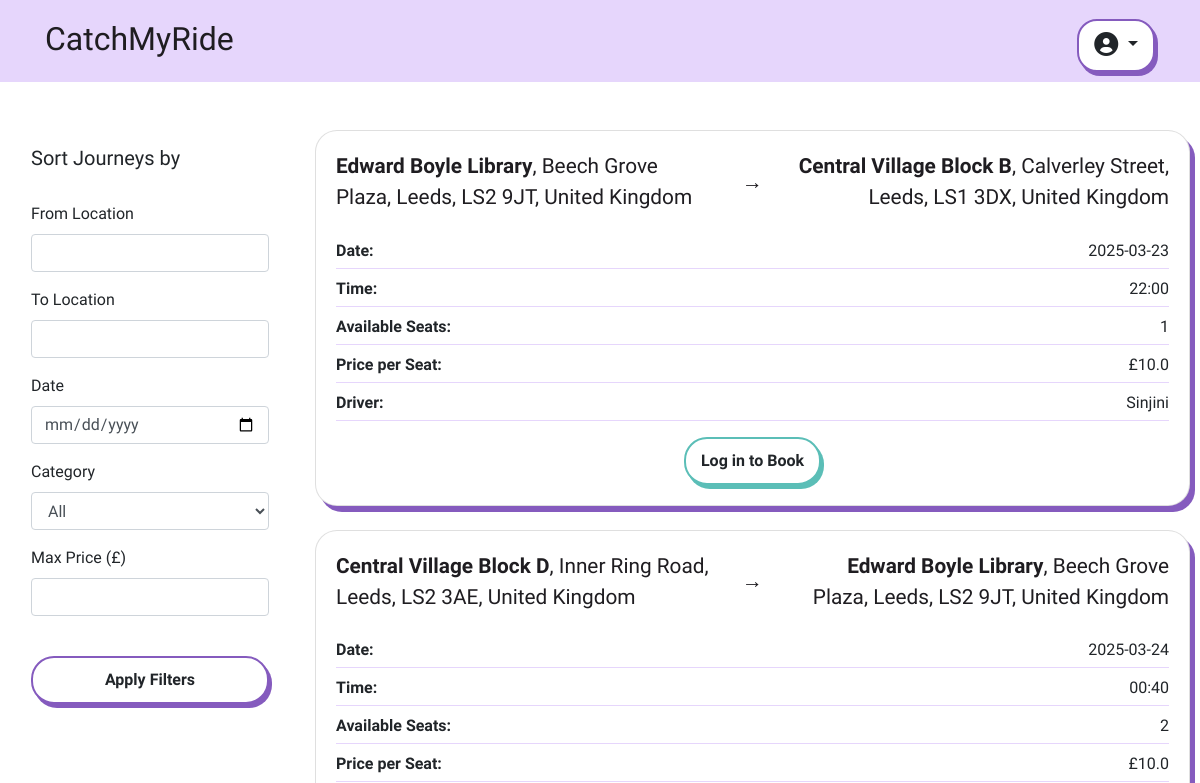
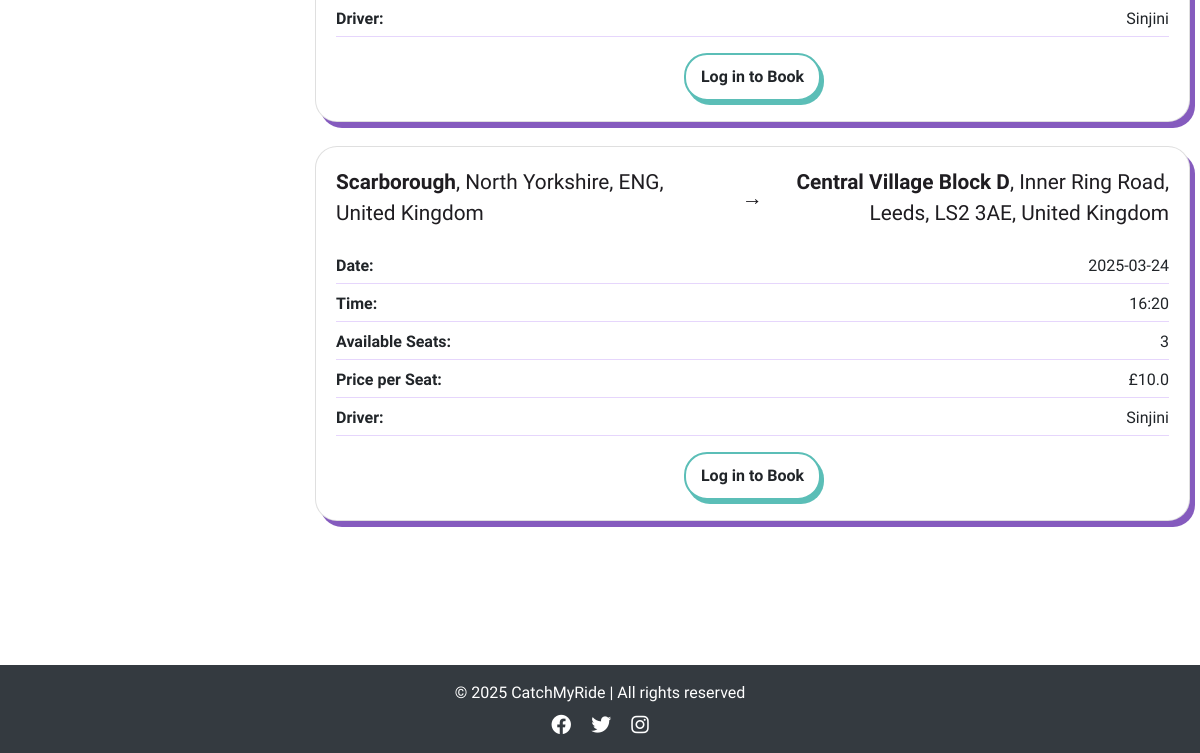
/view_journeys, run on an earlier commit of the app's database (2 pictures, top to bottom).
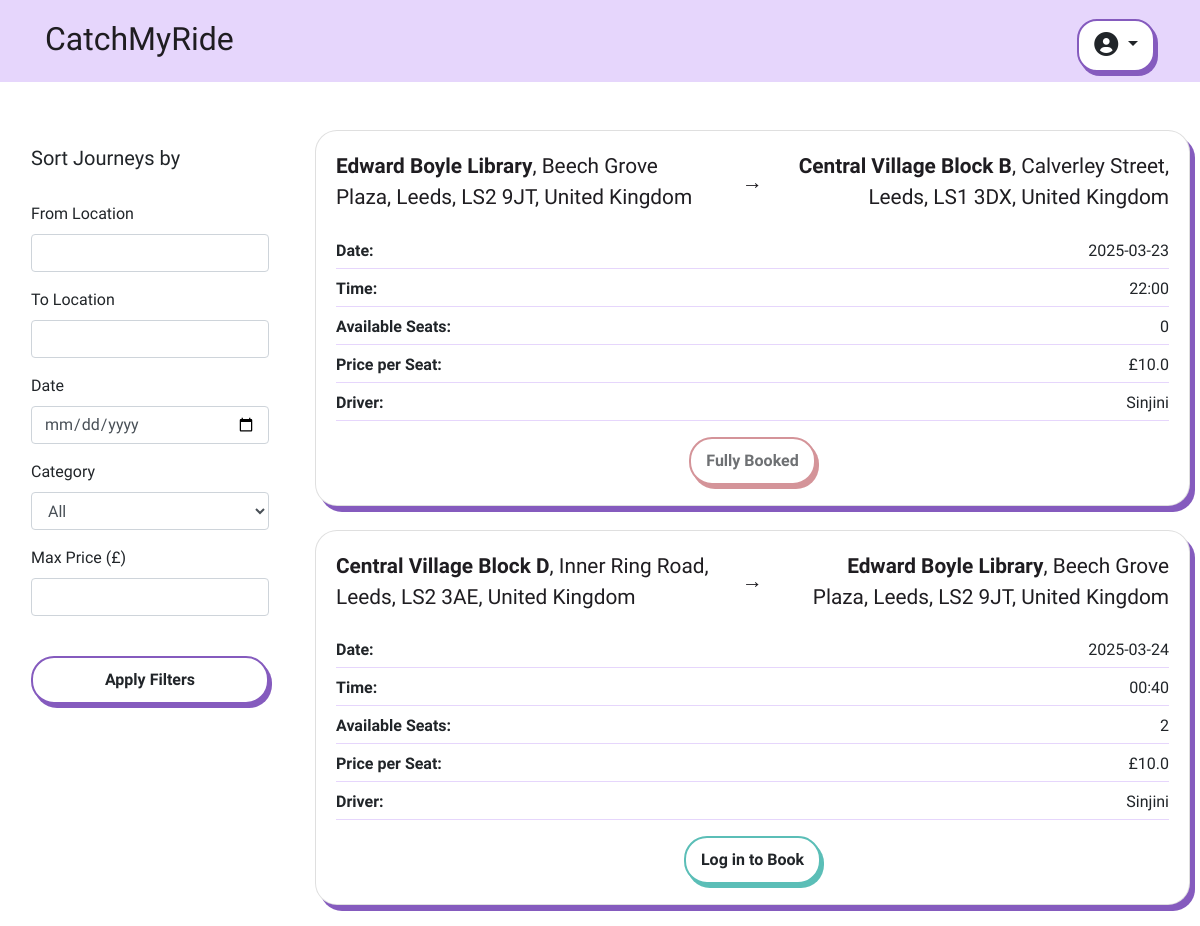
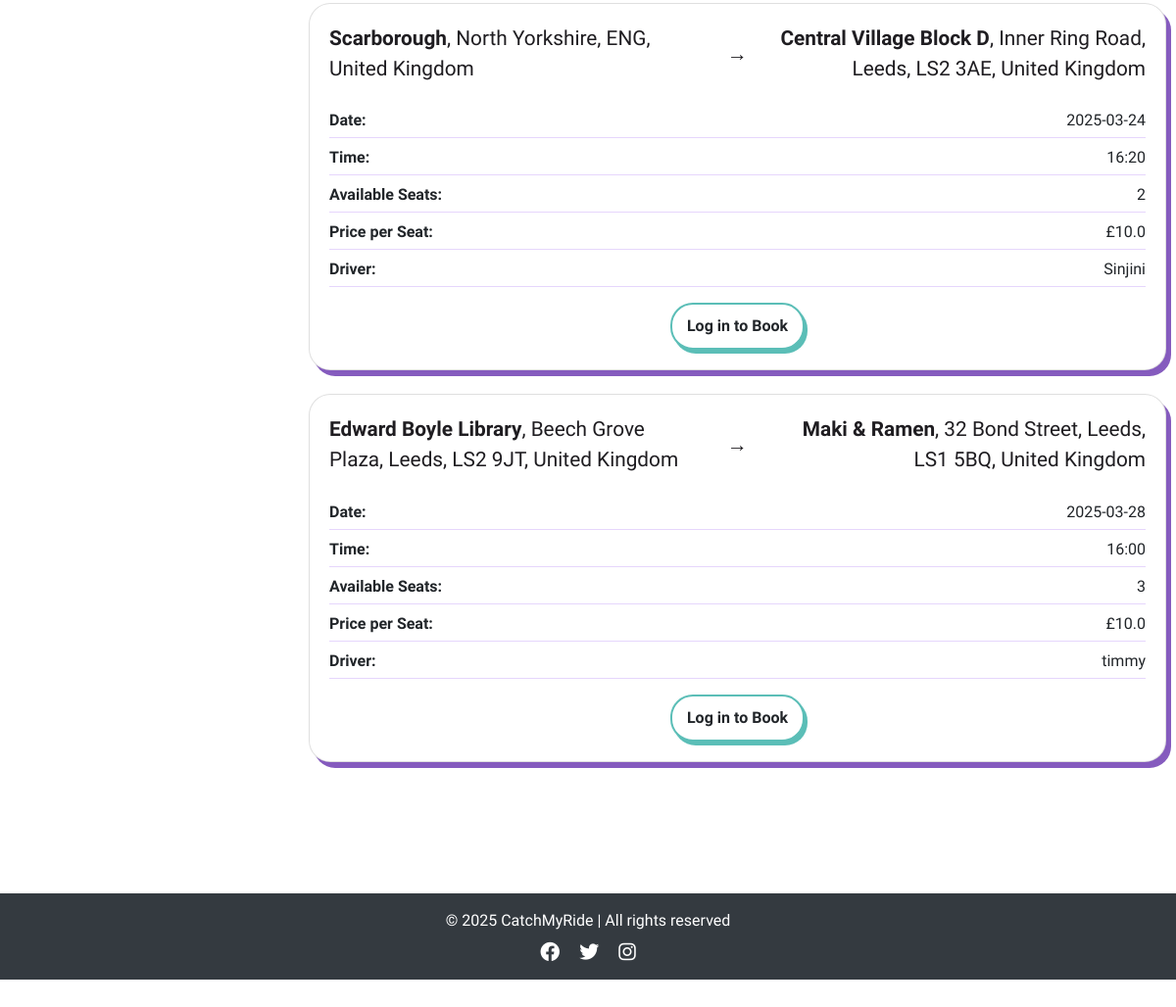
And on a later commit of the database (2 pictures, top to bottom).
### app/models.py (models this page shows, shortened)
class publish_ride(db.Model):
    id = db.Column(db.Integer, primary_key=True)
    driver_id = db.Column(db.Integer, db.ForeignKey('user.id'), nullable=False)
    driver_name = db.Column(db.String(100), nullable=False)  # Added Driver Name
    from_location = db.Column(db.String(200), nullable=False)
    to_location = db.Column(db.String(200), nullable=False)
    date_time = db.Column(db.DateTime, nullable=True)  # Now optional
    available_seats_per_date = db.Column(db.JSON, nullable=True)
    price_per_seat = db.Column(db.Float, nullable=False)
    category = db.Column(db.String(50), nullable=False)
    recurrence_dates = db.Column(db.String(255), nullable=True)
    commute_times = db.Column(db.String(255), nullable=True)  # Stores commute time slots
    is_available = db.Column(db.Boolean, default=True)

### app/views.py (the view)
@app.route('/view_journeys')
def view_journeys():
    db.session.commit()
    db.session.expire_all()
    journeys = publish_ride.query.all()
    booked_journey_ids = set()
    if current_user.is_authenticated:
        booked_journey_ids = {booking.ride_id for booking in book_ride.query.filter_by(user_id=current_user.id).all()}
    for journey in journeys:
        try:
            journey.seat_tracking = json.loads(journey.available_seats_per_date) if journey.available_seats_per_date else {}
        except (json.JSONDecodeError, TypeError):
            journey.seat_tracking = {}  # Prevent errors if data is invalid
        journey.user_has_booked = journey.id in booked_journey_ids
    return render_template('view_journeys.html', journeys=journeys, user=current_user)

### app/views.py (called while the page is built)
@app.before_request
def check_redirect_after_login():
    if 'redirect_after_login' in session and current_user.is_authenticated:
        redirect_path = session.pop('redirect_after_login')
        return redirect(redirect_path)

@app.context_processor
def inject_user():
    return dict(user=current_user)

### app/templates/view_journeys.html (shortened to what this page needs)
{% extends "base.html" %}
{% block content %}
<div class="container-fluid my-5">
    <div class="row">
        <div class="col-md-3">
            <div class="filter-sidebar p-3">
                <h5>Sort Journeys by</h5>
                <br>
                <form id="journeyFilters">
                    <div class="mb-3">
                        <label for="filterFrom" class="form-label">From Location</label>
                        <input type="text" class="form-control" id="filterFrom">
                    </div>
                    <div class="mb-3">
                        <label for="filterTo" class="form-label">To Location</label>
                        <input type="text" class="form-control" id="filterTo">
                    </div>
                    <div class="mb-3">
                        <label for="filterDate" class="form-label">Date</label>
                        <input type="date" class="form-control" id="filterDate">
                    </div>
                    <div class="mb-3">
                        <label for="filterCategory" class="form-label">Category</label>
                        <select class="form-control" id="filterCategory">
                            <option value="">All</option>
                        </select>
                    </div>
                    <div class="mb-3">
                        <label for="filterPrice" class="form-label">Max Price (£)</label>
                        <input type="number" class="form-control" id="filterPrice">
                    </div>
                    <br>
                    <button type="button" id="applyFilters" class="btn btn-base btn-one w-100">Apply Filters</button>
                </form>
            </div>
        </div>
        <div class="col-md-9 card-list-container">
            {% if journeys %}
                <div class="row">
                    {% for journey in journeys %}
                        <div class="col-12 mb-4">
                            <div class="card">
                                <div class="card-body">
                                    <div class="journey-title-container">
                                        <div class="from">
                                            <strong>{{ journey.from_location.split(',')[0] }}</strong>{{ journey.from_location.replace(journey.from_location.split(',')[0], '') }}
                                        </div>
                                        <div class="arrow">→</div>
                                        <div class="to">
                                            <strong>{{ journey.to_location.split(',')[0] }}</strong>{{ journey.to_location.replace(journey.to_location.split(',')[0], '') }}
                                        </div>
                                    </div>
                                    <div class="journey-details">
                                        {% if journey.category == "one-time" %}
                                            <div class="detail-item">
                                                <span class="detail-heading">Date:</span>
                                                <span>{{ journey.date_time.strftime('%Y-%m-%d') }}</span>
                                            </div>
                                            <div class="detail-item">
                                                <span class="detail-heading">Time:</span>
                                                <span>{{ journey.date_time.strftime('%H:%M') }}</span>
                                            </div>
                                        {% endif %}
                                        <div class="detail-item">
                                            <span class="detail-heading">Available Seats:</span>
                                            <span>{{ journey.seat_tracking.values() | max if journey.seat_tracking else 0 }}</span>
                                        </div>
                                        <div class="detail-item">
                                            <span class="detail-heading">Price per Seat:</span>
                                            <span>£{{ journey.price_per_seat }}</span>
                                        </div>
                                        <div class="detail-item">
                                            <span class="detail-heading">Driver:</span>
                                            <span>{{ journey.driver_name }}</span>
                                        </div>
                                    </div>
                                    <div class="text-center mt-3">
                                        {% if user and journey.user_has_booked %}
                                            {% if journey.category == "one-time" %}
                                                <form action="{{ url_for('book_onetime', ride_id=journey.id) }}" method="get">
                                            {% elif journey.category == "commuting" %}
                                                <form action="{{ url_for('book_commuting', ride_id=journey.id) }}" method="get">
                                            {% endif %}
                                            <button type="submit" class="btn btn-base btn-green">Rebook</button>
                                        </form>
                                        {% else %}
                                            {% if journey.seat_tracking and journey.seat_tracking.values() | max > 0 %}
                                                {% if user.is_authenticated %}
                                                    {% if journey.category == "one-time" %}
                                                        <form action="{{ url_for('book_onetime', ride_id=journey.id) }}" method="get">
                                                    {% elif journey.category == "commuting" %}
                                                        <form action="{{ url_for('book_commuting', ride_id=journey.id) }}" method="get">
                                                    {% endif %}
                                                    <button type="submit" class="btn btn-base btn-one">Book</button>
                                                </form>
                                                {% else %}
                                                    <a href="{{ url_for('login') }}" class="btn btn-base btn-blue" data-bs-target="#loginModal" data-bs-toggle="modal" data-bs-dismiss="modal">Log in to Book</a>
                                                {% endif %}
                                            {% else %}
                                                <button class="btn btn-base btn-red" disabled>Fully Booked</button>
                                            {% endif %}
                                        {% endif %}
                                    </div>
                                </div>
                            </div>
                        </div>
                    {% endfor %}
                </div>
            {% else %}
                <p class="text-center mt-4">No journeys available at the moment.</p>
            {% endif %}
        </div>
    </div>
</div>
{% endblock %}

### app/templates/base.html (shortened to what this page needs)
<!DOCTYPE html>
<html lang="en">
<head>
    <link rel="stylesheet" href="https://stackpath.bootstrapcdn.com/bootstrap/4.2.1/css/bootstrap.min.css">
    <link rel="stylesheet" href="{{ url_for('static', filename='style.css') }}">
    <link rel="stylesheet" href="https://cdnjs.cloudflare.com/ajax/libs/font-awesome/6.0.0-beta3/css/all.min.css">
    <link href='https://unpkg.com/boxicons@2.1.4/css/boxicons.min.css' rel='stylesheet'>
    <link rel="stylesheet" href="https://cdn.jsdelivr.net/npm/flatpickr/dist/flatpickr.min.css">
    <link rel="stylesheet" href="https://unpkg.com/leaflet/dist/leaflet.css" />
</head>
<body>
    <nav class="navbar">
        <div class="container navbar-container d-flex align-items-baseline justify-content-between">
            <a class="navbar-brand navbar-logo" href="/" aria-label="Catch My Ride Logo" title="Go to home page">
                CatchMyRide
            </a>
            <div class="dropdown">
                {% if user.is_authenticated %}
                    <button class="btn btn-base btn-profile dropdown-toggle" type="button" id="profileDropdown" data-bs-toggle="dropdown" aria-haspopup="true" aria-expanded="false">
                        {{ user.username }}
                    </button>
                    <div class="dropdown-menu">
                        <a href="{{ url_for('dashboard') }}" class="dropdown-item">
                            <i class='bx bx-home'></i> Dashboard
                        </a>
                        <form id="logout-form" action="{{ url_for('logout') }}" method="POST">
                            <button type="submit" class="dropdown-item"><i class='bx bx-exit'></i>Logout</button>
                        </form>
                    </div>
                {% else %}
                    <button class="btn btn-base btn-profile dropdown-toggle" type="button" id="profileDropdown" data-bs-toggle="dropdown" aria-haspopup="true" aria-expanded="false">
                        <i class="fa-solid fa-user-circle fa-lg"></i>
                    </button>
                {% endif %}
            </div>
        </div>
    </nav>
    <main>
        {% block content %}{% endblock %}
    </main>
    <br>
    <footer class="bg-dark text-white text-center py-3 mt-5">
        <div class="container">
            <p class="mb-0">© 2025 CatchMyRide | All rights reserved</p>
            <div class="social-links mt-2">
                <a href="#" class="text-white mx-2"><i class="fa-brands fa-facebook fa-lg"></i></a>
                <a href="#" class="text-white mx-2"><i class="fa-brands fa-twitter fa-lg"></i></a>
                <a href="#" class="text-white mx-2"><i class="fa-brands fa-instagram fa-lg"></i></a>
            </div>
        </div>
    </footer>
</body>
</html>

### app/static/style.css (style rules this page uses)
body { margin: 0; background-color: #fff; font-family: "Oxanium", serif; font-weight: 300; }
.navbar .container { display: flex; flex-direction: row; align-items: center; justify-content: space-between; }
.navbar { background-color: #e6d6fc; text-align: center; padding: 10px 0; }
.navbar-logo, .navbar-logo:hover { color: #1f1d21; font-family: "Shrikhand", serif; font-size: 2rem; }
.btn-base { padding: 10px 15px; border-radius: 23px; font-weight: bold; transition: all 0.2s ease-in-out; background-color: white; color: var(--text-color); border: 2px solid var(--border-color); box-shadow: 3px 4px 0px var(--shadow-color); }
.btn-one { --color: #1f1d21; --border-color: #855bbe; --shadow-color: #855bbe; --bg-color: #e6d6fc; }
.btn-profile { --color: #1f1d21; --border-color: #855bbe; --bg-color: #e6d6fc; --shadow-color: #855bbe; font-size: 1.2rem; border-radius: 20px; }
.btn-red { --color: #1f1d21; --border-color: #BE5B63; --bg-color: #EEB9B9; --shadow-color: #BE5B63; }
.btn-blue { --color: #1f1d21; --border-color: #5BBEB7; --bg-color: #C8E9E7; --shadow-color: #5BBEB7; }
.card { border-radius: 22px; box-shadow: 5px 6px 0px #855bbe; transition: transform 0.2s ease-in-out; }
.card-list-container { max-height: 80vh; overflow-y: auto; overflow-x: hidden; padding-right: 10px; }
.card .text-center { margin-top: 15px; }
.journey-title-container { display: flex; justify-content: space-between; align-items: center; text-align: center; font-size: 1.3rem; font-weight: 400; color: #1f1d21; margin-bottom: 25px; flex-wrap: nowrap; overflow-x: hidden; gap: 1rem; }
.journey-title-container .from { flex: 1; text-align: left; }
.journey-title-container .to { flex: 1; text-align: right; }
.journey-title-container .arrow { width: 40px; text-align: center; font-weight: bold; display: flex; align-items: center; justify-content: center; }
.journey-details { display: flex; flex-direction: column; gap: 8px; }
.detail-item { display: flex; justify-content: space-between; border-bottom: 1px solid #e6d6fc; padding-bottom: 5px; }
.detail-heading { font-weight: 600; }

What changed in the data, as far as the page shows it:
changed publish_ride "Central Village Block B": seat_tracking.values|max "1" → "0"; text "Log in to Book" → "Fully Booked"
changed publish_ride "Scarborough": seat_tracking.values|max "3" → "2"
added publish_ride: from_location "Edward Boyle Library", from_location.replace ", Beech Grove Plaza, Leeds, LS2 9JT, United Kingdom", to_location "Maki & Ramen", to_location.replace ", 32 Bond Street, Leeds, LS1 5BQ, United Kingdom", date_time "2025-03-28", date_time "16:00", seat_tracking.values|max "3", price_per_seat "10.0", driver_name "timmy"
